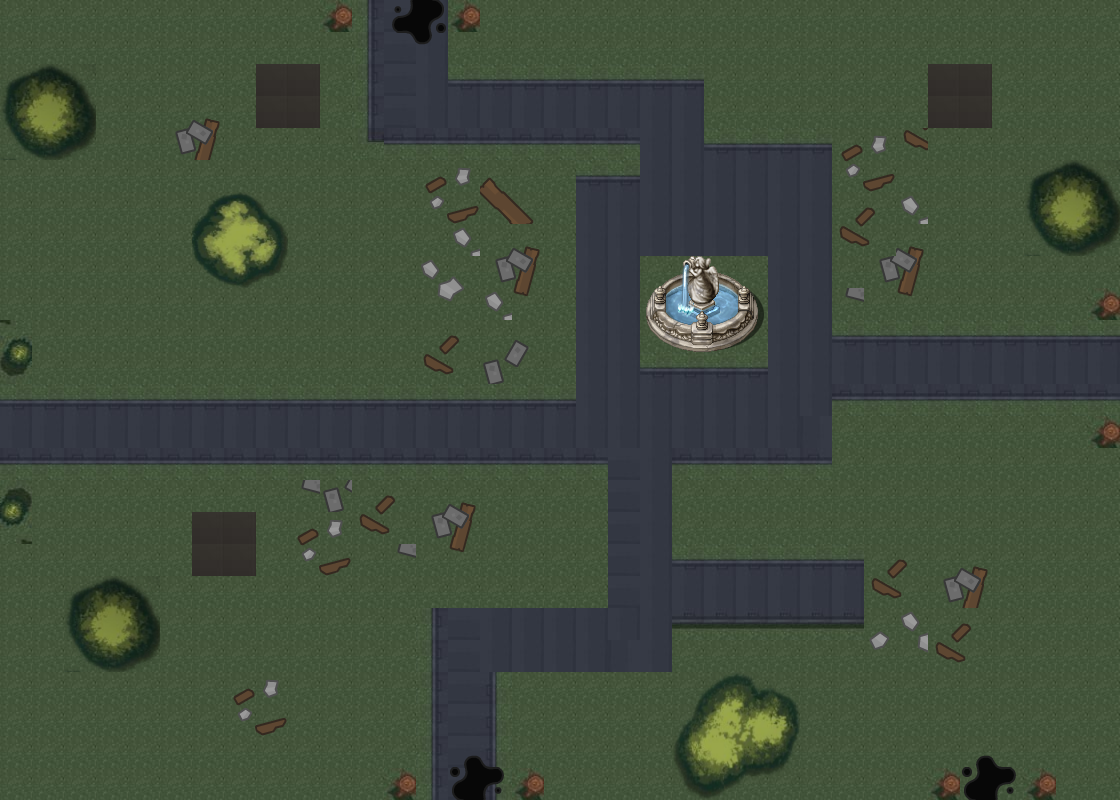

This game map was drawn from its Tiled (.tmx) file and the tilesets committed beside it. A one-line description and the trimmed map source follow:
An orthogonal 35x25 tile map with 32x32 px tiles, 4 tile layers (ground, roads, decorations, walls), 6 tilesets and 32 objects (10x wall, 4x enemy, 2x buff, 2x fuel, 2x house_1_1, ...).

<map version="1.4" tiledversion="1.4.3" orientation="orthogonal" renderorder="right-down" width="35" height="25" tilewidth="32" tileheight="32" infinite="0" nextlayerid="10" nextobjectid="73">
 <tileset firstgid="1" name="11" tilewidth="32" tileheight="32" tilecount="330" columns="22">
  <image source="../assets/images/11.jpg" width="720" height="480" />
 </tileset>
 <tileset firstgid="331" name="spritesheet_tiles1" tilewidth="32" tileheight="32" tilecount="2790" columns="62">
  <image source="../assets/images/spritesheet_tiles1.png" width="1988" height="1470" />
 </tileset>
 <tileset firstgid="3121" name="fountain" tilewidth="32" tileheight="32" tilecount="12" columns="4">
  <image source="../assets/images/fountain.png" width="128" height="96" />
 </tileset>
 <tileset firstgid="3133" name="16" tilewidth="32" tileheight="32" tilecount="9" columns="3">
  <image source="../assets/images/16.png" width="96" height="100" />
 </tileset>
 <tileset firstgid="3142" name="18" tilewidth="32" tileheight="32" tilecount="9" columns="3">
  <image source="../assets/images/18.png" width="96" height="96" />
 </tileset>
 <tileset firstgid="3151" name="17" tilewidth="32" tileheight="32" tilecount="16" columns="4">
  <image source="../assets/images/17.png" width="128" height="128" />
 </tileset>
 <layer id="1" name="ground" width="35" height="25">
  <data>[875 cells, 875 non-empty, 1 distinct tile ids]</data>
 </layer>
 <layer id="6" name="roads" width="35" height="25">
  <data>[875 cells, 246 non-empty, 4 distinct tile ids]</data>
 </layer>
 <layer id="7" name="decorations" width="35" height="25">
  <data>[875 cells, 132 non-empty, 49 distinct tile ids]</data>
 </layer>
 <layer id="8" name="walls" width="35" height="25">
  <data>[875 cells, 52 non-empty, 34 distinct tile ids]</data>
 </layer>
 <objectgroup id="9" name="Obstacles">
  <object id="35" name="wall" x="64" y="576" width="96" height="96">
   <ellipse />
  </object>
  <object id="36" name="wall" x="1024" y="160" width="96" height="96">
   <ellipse />
  </object>
  <object id="37" name="wall" x="192" y="192" width="96" height="96">
   <ellipse />
  </object>
  <object id="38" name="wall" x="0" y="64" width="96" height="96">
   <ellipse />
  </object>
  <object id="39" name="wall" x="672" y="672" width="128" height="128" />
  <object id="40" name="player" x="22.6667" y="429.333" rotation="2.72631" />
  <object id="41" name="enemy" x="465.333" y="772" />
  <object id="42" name="enemy" x="416" y="32" />
  <object id="43" name="enemy" x="1092" y="366" />
  <object id="44" name="enemy" x="992" y="768" />
  <object id="45" name="wall" x="645.333" y="270.667" width="113.333" height="81.3333">
   <ellipse />
  </object>
  <object id="46" name="buff" x="224" y="544" />
  <object id="47" name="buff" x="960" y="96" />
  <object id="48" name="fuel" x="288" y="96" />
  <object id="49" name="fuel" x="840" y="594" />
  <object id="52" name="house_1_1" x="224" y="672" width="64" height="64" />
  <object id="53" name="house_1_1" x="160" y="96" width="64" height="64" />
  <object id="54" name="house_2_1" x="288" y="480" width="96" height="96" />
  <object id="55" name="house_2_2" x="384" y="480" width="96" height="96" />
  <object id="56" name="house_4_1" x="832" y="224" width="96" height="96" />
  <object id="57" name="house_4_2" x="832" y="128" width="96" height="96" />
  <object id="58" name="house_5_1" x="864" y="608" width="64" height="64" />
  <object id="59" name="house_5_2" x="864" y="544" width="64" height="64" />
  <object id="60" name="house_5_3" x="928" y="608" width="64" height="64" />
  <object id="61" name="house_5_4" x="928" y="544" width="64" height="64" />
  <object id="65" name="house_3_1" x="416" y="288" width="128" height="96" />
  <object id="67" name="house_3_3" x="416" y="160" width="64" height="128" />
  <object id="68" name="house_3_2" x="480" y="160" width="64" height="128" />
  <object id="69" name="wall" x="0" y="0" width="1120" height="6.66667" />
  <object id="70" name="wall" x="-0.333333" y="793" width="1120" height="6.66667" />
  <object id="71" name="wall" x="0" y="0" width="2.25" height="799.75" />
  <object id="72" name="wall" x="1117.75" y="0" width="2.25" height="799.75" />
 </objectgroup>
</map>